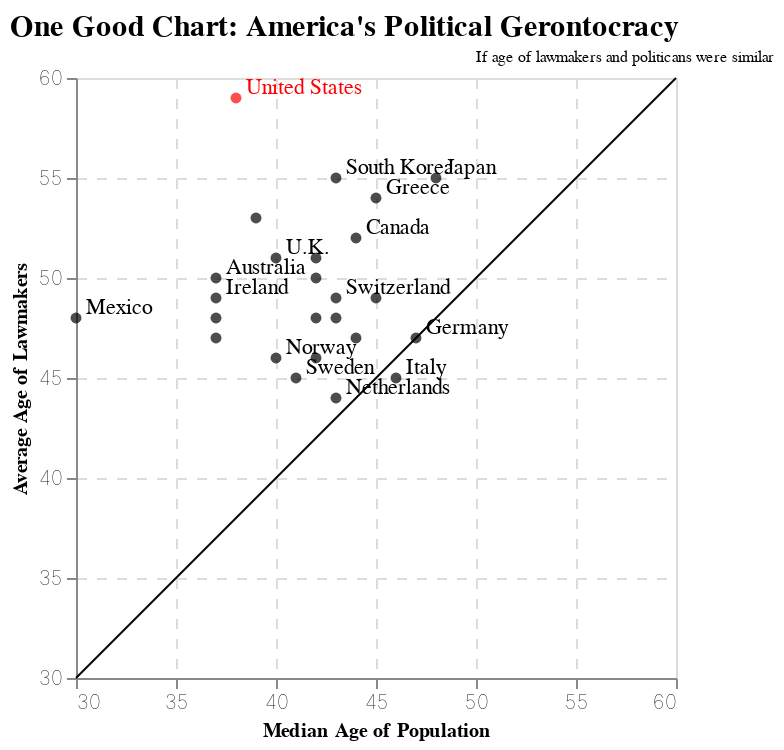

Notebook source saved alongside this figure:
### Code cell
# Create a Vega-Lite chart with Altair using the loaded data
L_ages_chart = (
alt.Chart(L_ages[L_ages['Country'] == 'United States']).mark_circle(color='red') #Create the scatter chart and add the red point for the US data point
.encode(
    x={
        "field":"Median Age of Population", #Specify "Median Age of Population" for the x-axis
        "type":"quantitative", #Specify a quantitative data type
        "scale":alt.Scale(domain=[30, 60]), #Set the x-axis scale to between 30 and 60
        "axis":alt.Axis( #Set x-axis parameters
            gridDash=[5, 5], #Put lines between each 5 ages on x-axis
            title="Median Age of Population", #Change x-axis title
            titleFont='Georgia', #Change x-axis title font
            titleFontSize=10, #Resize x-axis title
            labelFontWeight='lighter', #Make x-axis title less bold
        )
    },
    y={
        "field":"Average Age of Lawmakers", #Specify "Average Age of Lawmakers" for y-axis
        "type":"quantitative", #Specify a quantitative data type
        "scale":alt.Scale(domain=[30, 60]), #Set the y-axis scale to between 30 and 60
        "axis":alt.Axis( #Set y-axis parameters
            gridDash=[5, 5], #Put lines between each 5 ages on y-axis
            title="Average Age of Lawmakers", #Change y-axis title
            titleFont='Georgia', #Change x-axis title font
            titleFontSize=10, #Resize x-axis title
            labelFontWeight='lighter', #Make x-axis title less bold
        )
    }
) 
+ 
alt.Chart(L_ages[L_ages['Country'] != 'United States']).mark_circle(color='black') #Adds points for all non-US data points and colors them black
.encode(
    x={
        "field":"Median Age of Population", #Specify "Median Age of Population" for the x-axis
        "type":"quantitative", #Specify a quantitative data type
        "scale":alt.Scale(domain=[30, 60]), #Set the x-axis scale to between 30 and 60
    },
    y={
        "field":"Average Age of Lawmakers", #Specify "Average Age of Lawmakers" for y-axis
        "type":"quantitative", #Specify a quantitative data type
        "scale":alt.Scale(domain=[30, 60]), #Set the y-axis scale to between 30 and 60
    }
) 
+ 
alt.Chart(L_ages[L_ages['Country'] == 'United States']).mark_text(align='left', dx=5, dy=-5, color='red') #Add red label US data point 
.encode(
    x="Median Age of Population",
    y="Average Age of Lawmakers",
    text="Country_labels",
    )
+ 
alt.Chart(L_ages[L_ages['Country'] != 'United States']).mark_text(align='left', dx=5, dy=-5, color='black') #Add black label for non-US data points that were specified in the original chart (some data points have no label)
.encode(
    x="Median Age of Population",
    y="Average Age of Lawmakers",
    text="Country_labels"
    )
+
alt.Chart(pd.DataFrame({'x': [30, 60]})).mark_line(color='black' , strokeWidth = 1) #Add a 45 degree line to show where Lawmaker age is equal to median pop age
.encode(
    x='x',
    y='x'
)
+
alt.Chart(pd.DataFrame({ #Add a textbox label for the 45 degree line
    'x': [50],
    'y': [61],
    'text': ['If age of lawmakers and politicans were similar']
})).mark_text(
    align='left',
    baseline='middle',
    fontSize=8,
    font='Georgia'
).encode(
    x='x:Q',
    y='y:Q',
    text='text:N'
)
)

L_ages_chart = L_ages_chart.configure_title( #Add a title to the chart
    fontSize=15,
    font='Georgia',
    anchor='start',
    color='black'
).properties(
    title="One Good Chart: America's Political Gerontocracy"
)
L_ages_chart

### Figure 1 — Vega-Lite specification as saved in the notebook (floating-point values rounded to 4 significant figures)
{"config": {"view": {"continuousWidth": 300, "continuousHeight": 300}, "title": {"anchor": "start", "color": "black", "font": "Georgia", "fontSize": 15}}, "layer": [{"data": {"name": "data-311e013b1735e0560bda0e3b5a0d1f89"}, "mark": {"type": "circle", "color": "red"}, "encoding": {"x": {"axis": {"gridDash": [5, 5], "labelFontWeight": "lighter", "title": "Median Age of Population", "titleFont": "Georgia", "titleFontSize": 10}, "field": "Median Age of Population", "scale": {"domain": [30, 60]}, "type": "quantitative"}, "y": {"axis": {"gridDash": [5, 5], "labelFontWeight": "lighter", "title": "Average Age of Lawmakers", "titleFont": "Georgia", "titleFontSize": 10}, "field": "Average Age of Lawmakers", "scale": {"domain": [30, 60]}, "type": "quantitative"}}}, {"data": {"name": "data-99344a24851721b131a5c2e792f370b4"}, "mark": {"type": "circle", "color": "black"}, "encoding": {"x": {"field": "Median Age of Population", "scale": {"domain": [30, 60]}, "type": "quantitative"}, "y": {"field": "Average Age of Lawmakers", "scale": {"domain": [30, 60]}, "type": "quantitative"}}}, {"data": {"name": "data-311e013b1735e0560bda0e3b5a0d1f89"}, "mark": {"type": "text", "align": "left", "color": "red", "dx": 5, "dy": -5}, "encoding": {"text": {"field": "Country_labels", "type": "nominal"}, "x": {"field": "Median Age of Population", "type": "quantitative"}, "y": {"field": "Average Age of Lawmakers", "type": "quantitative"}}}, {"data": {"name": "data-99344a24851721b131a5c2e792f370b4"}, "mark": {"type": "text", "align": "left", "color": "black", "dx": 5, "dy": -5}, "encoding": {"text": {"field": "Country_labels", "type": "nominal"}, "x": {"field": "Median Age of Population", "type": "quantitative"}, "y": {"field": "Average Age of Lawmakers", "type": "quantitative"}}}, {"data": {"name": "data-3c144b3f5fba7608d07d7ab2c6a1b4c4"}, "mark": {"type": "line", "color": "black", "strokeWidth": 1}, "encoding": {"x": {"field": "x", "type": "quantitative"}, "y": {"field": "x", "type": "quantitative"}}}, {"data": {"name": "data-7f825cea900ab8eef6a80142e9cabe77"}, "mark": {"type": "text", "align": "left", "baseline": "middle", "font": "Georgia", "fontSize": 8}, "encoding": {"text": {"field": "text", "type": "nominal"}, "x": {"field": "x", "type": "quantitative"}, "y": {"field": "y", "type": "quantitative"}}}], "title": "One Good Chart: America's Political Gerontocracy", "$schema": "https://vega.github.io/schema/vega-lite/v5.8.0.json", "datasets": {"data-311e013b1735e0560bda0e3b5a0d1f89": [{"Country": "United States", "Average Age of Lawmakers": 59, "Median Age of Population": 38, "Country_labels": "United States"}], "data-99344a24851721b131a5c2e792f370b4": [{"Country": "Mexico", "Average Age of Lawmakers": 48, "Median Age of Population": 30, "Country_labels": "Mexico"}, {"Country": "Australia", "Average Age of Lawmakers": 50, "Median Age of Population": 37, "Country_labels": "Australia"}, {"Country": "Ireland", "Average Age of Lawmakers": 49, "Median Age of Population": 37, "Country_labels": "Ireland"}, {"Country": "South Korea", "Average Age of Lawmakers": 55, "Median Age of Population": 43, "Country_labels": "South Korea"}, {"Country": "Japan", "Average Age of Lawmakers": 55, "Median Age of Population": 48, "Country_labels": "Japan"}, {"Country": "U.K.", "Average Age of Lawmakers": 51, "Median Age of Population": 40, "Country_labels": "U.K."}, {"Country": "Greece", "Average Age of Lawmakers": 54, "Median Age of Population": 45, "Country_labels": "Greece"}, {"Country": "Canada", "Average Age of Lawmakers": 52, "Median Age of Population": 44, "Country_labels": "Canada"}, {"Country": "Norway", "Average Age of Lawmakers": 46, "Median Age of Population": 40, "Country_labels": "Norway"}, {"Country": "Switzerland", "Average Age of Lawmakers": 49, "Median Age of Population": 43, "Country_labels": "Switzerland"}, {"Country": "Germany", "Average Age of Lawmakers": 47, "Median Age of Population": 47, "Country_labels": "Germany"}, {"Country": "Italy", "Average Age of Lawmakers": 45, "Median Age of Population": 46, "Country_labels": "Italy"}, {"Country": "Netherlands", "Average Age of Lawmakers": 44, "Median Age of Population": 43, "Country_labels": "Netherlands"}, {"Country": "Sweden", "Average Age of Lawmakers": 45, "Median Age of Population": 41, "Country_labels": "Sweden"}, {"Country": null, "Average Age of Lawmakers": 48, "Median Age of Population": 37, "Country_labels": ""}, {"Country": null, "Average Age of Lawmakers": 47, "Median Age of Population": 37, "Country_labels": ""}, {"Country": null, "Average Age of Lawmakers": 53, "Median Age of Population": 39, "Country_labels": ""}, {"Country": null, "Average Age of Lawmakers": 46, "Median Age of Population": 42, "Country_labels": ""}, {"Country": null, "Average Age of Lawmakers": 48, "Median Age of Population": 42, "Country_labels": ""}, {"Country": null, "Average Age of Lawmakers": 50, "Median Age of Population": 42, "Country_labels": ""}, {"Country": null, "Average Age of Lawmakers": 51, "Median Age of Population": 42, "Country_labels": ""}, {"Country": null, "Average Age of Lawmakers": 48, "Median Age of Population": 43, "Country_labels": ""}, {"Country": null, "Average Age of Lawmakers": 49, "Median Age of Population": 45, "Country_labels": ""}, {"Country": null, "Average Age of Lawmakers": 47, "Median Age of Population": 44, "Country_labels": ""}], "data-3c144b3f5fba7608d07d7ab2c6a1b4c4": [{"x": 30}, {"x": 60}], "data-7f825cea900ab8eef6a80142e9cabe77": [{"x": 50, "y": 61, "text": "If age of lawmakers and politicans were similar"}]}}
